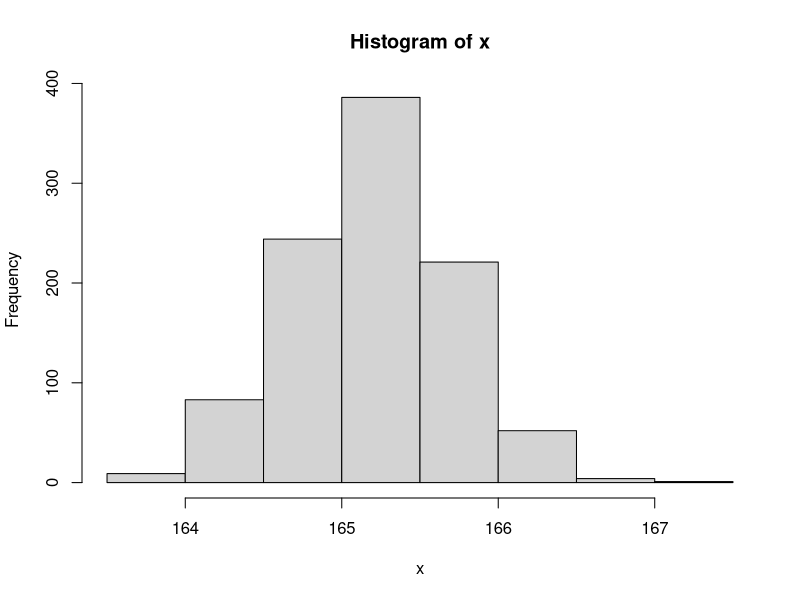

Write R code to recreate this figure.
# Chap10_Hypothesis_Test


# 가설(Hypothesis) : 어떤 사건을 설명하기 위한 가정 
# 검정(test) : 표본에 의해서 구해진 통계량으로 가설 채택/기각 과정 
# 추정(estimation) : 표본을 통해서 모집단을 확률적으로 추측   


# 검정통계량 : 표본에 의해서 계산된 통계량(표본평균, 표본표준편차)
# 모수 : 모집단에 의해서 나온 통계량(모평균, 모표준편차)  
# 오차 : 검정통계량과 모수 간의 차이 
# 오차범위 : 오차범위가 벗어나면 모수와 차이가 있다고 본다.
# 유의수준 : 오차 범위의 기준(통상 : 알파=0.05)


# 추정 방법 
# 1) 점 추정 : 제시된 한 개의 값과 검정통계량을 직접 비교하여
#    가설 기각유무를 결정 
# ex) 우리나라 중학교 2학년 남학생 평균키는 165.2cm로 추정

# 2) 구간 추정 : 신뢰구간과 검정통계량을 비교하여 가설 기각유무 결정 
# 신뢰구간 : 오차범위에 의해서 결정된 하한값과 상한값의 범위 
# ex) 우리나라 중학교 2학년 남학생 평균키는 164.5 ~ 165.5cm로 추정


# 가설과 검정

# 귀무가설(H0) : 중학교 2학년 평균키는 165.1 ~ 165.3 추정()

# 모집단 -> 표본(1,000명)
x <- rnorm(1000, mean = 165.2, sd = 0.5)
length(x)
hist(x)
# 정규성검정'Shapiro-Wilk normality test'(H0 : 정규분포와 차이가 없다.)
shapiro.test(x)
# data:  x
# W = 0.99836, p-value = 0.4642
# W : 검정통계량 -> p-value : 유의확률
# 검정 : p-value >= 알파(0.05)
# 귀무가설 채택


# 1. 평균차이 검정
t.test(x, mu = 165.2) # One Sample T-test
# data:  x
# t = 1.2295, df = 999, p-value = 0.2192 => 검정통계량(t, df, p >= 0.05)
# alternative hypothesis: true mean is not equal to 165.2
# 95 percent confidence interval: => 95% 신뢰수준
# 165.1886 165.2497 => 신뢰구간(채택역)
# sample estimates:
# mean of x 
# 165.2191 

# 2. 기각역의 평균검정
t.test(x, mu = 165.1)
# data:  x
# t = 7.6556, df = 999, p-value = 4.527e-14 => 검정통계량(t, df, p < 0.05)
# alternative hypothesis: true mean is not equal to 165.1
# 95 percent confidence interval:
# 165.1886 165.2497
# sample estimates:
# mean of x 
# 165.2191 

# 신뢰수준 : 99%
t.test(x, mu = 165.21, conf.level = 0.99)
# data:  x
# t = 0.58693, df = 999, p-value = 0.5574
# alternative hypothesis: true mean is not equal to 165.21
# 99 percent confidence interval:
# 165.1790 165.2593
# sample estimates:
# mean of x 
# 165.2191 
# [해설] 신뢰수준 향상 -> 채택역 확장